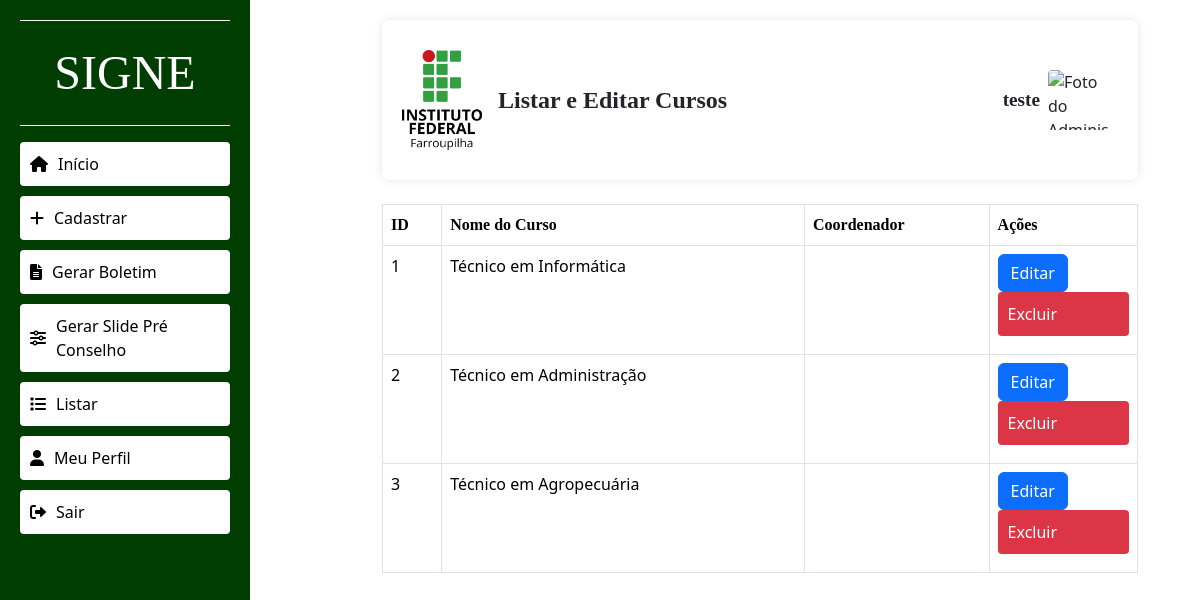
The page /PPI/PPI/listar_cursos.php (signed in) on the database its author committed.
### tables this page shows
CREATE TABLE `usuarios` (
  `id` int(11) NOT NULL AUTO_INCREMENT,
  `username` varchar(50) NOT NULL,
  `email` varchar(100) NOT NULL,
  `password_hash` varchar(255) NOT NULL,
  `reset_token` varchar(100) DEFAULT NULL,
  `reset_expires` datetime DEFAULT NULL,
  `tipo` ENUM('administrador', 'docente', 'setor') NOT NULL,
  PRIMARY KEY (`id`)
);

CREATE TABLE `cursos` (
    `id` INT AUTO_INCREMENT PRIMARY KEY,
    `nome` VARCHAR(255) NOT NULL,
    `coordenador` VARCHAR(100)
);

### PPI/PPI/listar_cursos.php (the view, shortened to what this page needs)
<?php
include 'config.php';
$sql = "SELECT cursos.id, cursos.nome, usuarios.username AS coordenador, cursos.coordenador AS coordenador_email
FROM cursos
LEFT JOIN usuarios ON cursos.coordenador = usuarios.email
";
$result = $conn->query($sql);
$stmt = $conn->prepare("SELECT username, foto_perfil FROM usuarios WHERE email = ?");
$stmt->bind_param("s", $_SESSION['email']);
$stmt->execute();
$stmt->bind_result($nome, $foto_perfil);
?>
<!DOCTYPE html>
<html lang="pt-BR">
<head>
    <link href="https://cdn.jsdelivr.net/npm/bootstrap@5.3.3/dist/css/bootstrap.min.css" rel="stylesheet">
    <link href="https://cdnjs.cloudflare.com/ajax/libs/font-awesome/6.0.0-beta3/css/all.min.css" rel="stylesheet">
    <link href="style.css" rel="stylesheet" type="text/css">
</head>
<body>
    <div class="container-fluid">
        <div class="row">
            <div class="col-md-3 sidebar">
                <div class="separator mb-3"></div>
                <div class="signe-text">SIGNE</div>
                <div class="separator mt-3 mb-3"></div>
                <button onclick="location.href='f_pagina_adm.php'">
                    <i class="fas fa-home"></i> Início
                </button>
                <button class="btn btn-light" type="button" data-bs-toggle="collapse" data-bs-target="#expandable-menu" aria-expanded="false" aria-controls="expandable-menu">
                    <i id="toggle-icon" class="fas fa-plus"></i> Cadastrar
                </button>
                <button onclick="location.href='gerar_boletim.php'">
                    <i class="fas fa-file-alt"></i> Gerar Boletim
                </button>
                <button onclick="location.href='gerar_slide.php'">
                    <i class="fas fa-sliders-h"></i> Gerar Slide Pré Conselho
                </button>
                <button class="btn btn-light" type="button" data-bs-toggle="collapse" data-bs-target="#list-menu" aria-expanded="false" aria-controls="list-menu">
                    <i id="toggle-icon" class="fas fa-list"></i> Listar
                </button>
                <button onclick="location.href='meu_perfil.php'">
                    <i class="fas fa-user"></i> Meu Perfil
                </button>
                <button class="btn btn-danger" onclick="location.href='sair.php'">
                    <i class="fas fa-sign-out-alt"></i> Sair
                </button>
            </div>
            <div class="col-md-9 main-content">
                <div class="container">
                    <div class="header-container">
                        <img src="imgs/iffar.png" alt="Logo do IFFAR" class="logo">
                        <div class="title ms-3">Listar e Editar Cursos</div>
                        <div class="ms-auto d-flex align-items-center">
                            <div class="profile-info d-flex align-items-center">
                                <div class="profile-details me-2">
                                    <span><?php echo htmlspecialchars($nome); ?></span>
                                </div>
                                <?php if (!empty($foto_perfil) && file_exists('uploads/' . basename($foto_perfil))): ?>
                                    <img src="uploads/<?php echo htmlspecialchars(basename($foto_perfil)); ?>" alt="Foto do Administrador" width="50">
                                <?php else: ?>
                                    <img src="imgs/admin-photo.png" alt="Foto do Administrador" width="50">
                                <?php endif; ?>
                            </div>
                        </div>
                    </div>
                </div>
                <div class="container mt-4">
                    <table class="table table-bordered">
                        <thead>
                            <tr>
                                <th>ID</th>
                                <th>Nome do Curso</th>
                                <th>Coordenador</th>
                                <th>Ações</th>
                            </tr>
                        </thead>
                        <tbody>
                            <?php while ($row = $result->fetch_assoc()): ?>
                                <tr>
                                    <td><?php echo htmlspecialchars($row['id']); ?></td>
                                    <td><?php echo htmlspecialchars($row['nome']); ?></td>
                                    <td><?php echo htmlspecialchars($row['coordenador']); ?></td>
                                    <td>
                                        <button class="btn btn-primary" data-bs-toggle="modal" data-bs-target="#editModal<?php echo $row['id']; ?>">
                                            Editar
                                        </button>
                                        <button class="btn btn-danger" data-bs-toggle="modal" data-bs-target="#deleteModal<?php echo $row['id']; ?>">
                                            Excluir
                                        </button>
                                    </td>
                                </tr>
                            <?php endwhile; ?>
                        </tbody>
                    </table>
                </div>
            </div>
        </div>
    </div>
</body>
</html>

### PPI/PPI/style.css (style rules this page uses)
html, body { height: 100%; margin: 0; }
body { overflow-x: hidden; overflow-y: scroll; }
.sidebar { background-color: #003d00; color: white; padding: 20px; width: 250px; min-height: 100vh; }
.separator { border-bottom: 1px solid white; }
.signe-text { font-family: 'Forum'; font-size: 3rem; color: white; text-align: center; margin-bottom: 10px; }
.sidebar button { width: 100%; margin-bottom: 10px; border: none; background-color: white; color: black; text-align: left; display: flex; align-items: center; padding: 10px; border-radius: 4px; }
.sidebar button i { margin-right: 10px; }
.main-content { padding: 20px; padding-left: 15vh; padding-right: 0px; box-sizing: border-box; }
.header-container { background-color: white; border-radius: 8px; box-shadow: 0 0 10px rgba(0, 0, 0, 0.1); padding: 20px; margin-bottom: 20px; display: flex; align-items: center; height: 20vh; }
.logo { max-width: 10vh; height: relative; }
.title { font-size: 2rem; font-weight: bold; margin-bottom: 0; margin-left: 20px; }
.profile-info { display: flex; align-items: center; margin-left: 20px; }
.profile-info img { width: 60px; height: 60px; object-fit: cover; border-radius: 4px; margin-right: 10px; }
.profile-details { font-size: 1.2rem; font-family: 'Forum'; font-weight: bold; }
.btn-light { width: auto; margin-bottom: 10px; border-radius: 4px; color: white; display: flex; align-items: center; padding: 10px; border: none; background-color: #003d00; }
.btn-light, .btn-danger, .btn-warning { width: 100%; margin-bottom: 10px; border-radius: 4px; color: white; display: flex; align-items: center; padding: 10px; border: none; }
.btn-light { background-color: #003d00; }
.btn-danger { background-color: #dc3545; }
.title { font-family: 'Forum'; font-size: 1.5rem; }
.table thead { font-family: 'Forum'; }

### rows shown on the page
usuarios: username "teste"
cursos: id "1", nome "Técnico em Informática"
cursos: id "2", nome "Técnico em Administração"
cursos: id "3", nome "Técnico em Agropecuária"
